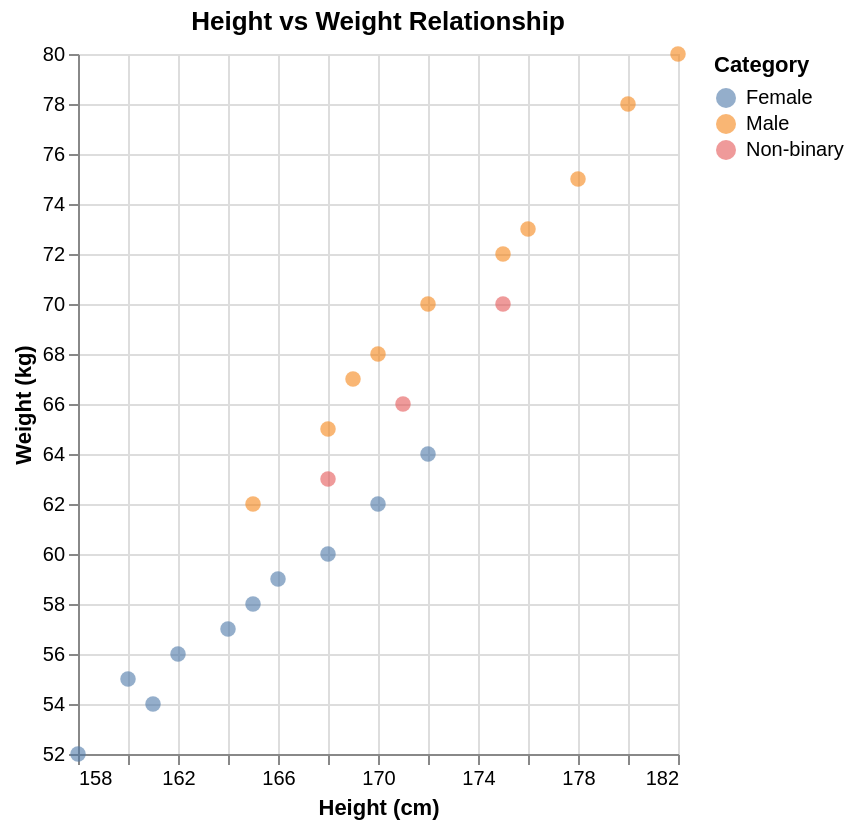

Vega-Lite specification stored for this chart:
### Vega-Lite specification from a JSON file in a GitHub repository (floating-point values rounded to 4 significant figures)
{"$schema": "https://vega.github.io/schema/vega-lite/v6.json", "_metadata": {"dataFormat": "Array of objects with 'x' (quantitative), 'y' (quantitative), 'category' (nominal for color), and 'label' (nominal identifier) fields.", "customization": ["Replace 'values' array with your data", "Change field names in encoding.x.field, encoding.y.field, encoding.color.field, and tooltip fields", "Adjust encoding.x.title, encoding.y.title, and encoding.color.title for your variables", "Add an encoding.size channel for a fourth variable (creates a bubble chart)", "Adjust mark.opacity and mark.size for dense datasets", "Modify title and description for your context"]}, "title": "Height vs Weight Relationship", "description": "Scatter plot showing the relationship between height and weight across 23 individuals in three categories. Strong positive correlation (r=0.95) -- taller individuals tend to weigh more.", "width": "container", "height": 350, "data": {"values": [{"x": 170, "y": 68, "category": "Male", "label": "Person 1"}, {"x": 175, "y": 72, "category": "Male", "label": "Person 2"}, {"x": 168, "y": 65, "category": "Male", "label": "Person 3"}, {"x": 180, "y": 78, "category": "Male", "label": "Person 4"}, {"x": 165, "y": 62, "category": "Male", "label": "Person 5"}, {"x": 172, "y": 70, "category": "Male", "label": "Person 6"}, {"x": 178, "y": 75, "category": "Male", "label": "Person 7"}, {"x": 169, "y": 67, "category": "Male", "label": "Person 8"}, {"x": 182, "y": 80, "category": "Male", "label": "Person 9"}, {"x": 176, "y": 73, "category": "Male", "label": "Person 10"}, {"x": 160, "y": 55, "category": "Female", "label": "Person 11"}, {"x": 165, "y": 58, "category": "Female", "label": "Person 12"}, {"x": 158, "y": 52, "category": "Female", "label": "Person 13"}, {"x": 170, "y": 62, "category": "Female", "label": "Person 14"}, {"x": 162, "y": 56, "category": "Female", "label": "Person 15"}, {"x": 168, "y": 60, "category": "Female", "label": "Person 16"}, {"x": 164, "y": 57, "category": "Female", "label": "Person 17"}, {"x": 166, "y": 59, "category": "Female", "label": "Person 18"}, {"x": 172, "y": 64, "category": "Female", "label": "Person 19"}, {"x": 161, "y": 54, "category": "Female", "label": "Person 20"}, {"x": 175, "y": 70, "category": "Non-binary", "label": "Person 21"}, {"x": 168, "y": 63, "category": "Non-binary", "label": "Person 22"}, {"x": 171, "y": 66, "category": "Non-binary", "label": "Person 23"}]}, "mark": {"type": "point", "tooltip": true, "filled": true, "opacity": 0.6, "size": 60}, "encoding": {"x": {"field": "x", "type": "quantitative", "title": "Height (cm)", "scale": {"zero": false}}, "y": {"field": "y", "type": "quantitative", "title": "Weight (kg)", "scale": {"zero": false}}, "color": {"field": "category", "type": "nominal", "title": "Category", "scale": {"scheme": "tableau10"}}, "tooltip": [{"field": "label", "type": "nominal", "title": "Name"}, {"field": "x", "type": "quantitative", "title": "Height (cm)"}, {"field": "y", "type": "quantitative", "title": "Weight (kg)"}, {"field": "category", "type": "nominal", "title": "Category"}]}}
